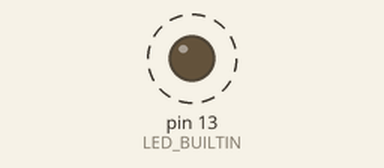
Bench run of a program on a simulated Arduino Uno, built with avr-gcc and run on an emulated ATmega328P. On the bench: output pins drawn as LEDs (lit = HIGH). Wiring (from diagram.json): DS1307 clock at I2C address 0x68. Dashed ring = blinking. The local clock reads 2024-03-15 10:24:30 at power-on unless the program sets it; what the program prints to the serial monitor is not drawn.

Above: at 0.5 s.
Timing chart, 0 to 3.0 s (numbered marks = the images above):
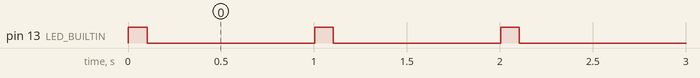

Measured:
- by itself, pin 13 (LED_BUILTIN): alternates HIGH for 0.10 s and LOW for 0.90 s

The program:

main.cpp
```cpp
#include <Arduino.h>
#include "i2c_libs.h"

I2C_Libs i2c;

void ds1703_setTime(uint8_t h, uint8_t m, uint8_t s)
{
  i2c.i2c_start();
  i2c.i2c_write(0xD0); // DS1307 address
  i2c.i2c_write(0);
  i2c.i2c_write(s);
  i2c.i2c_write(m);
  i2c.i2c_write(h);
  i2c.i2c_stop();
}

void ds1703_getTime(uint8_t *h, uint8_t *m, uint8_t *s)
{
  i2c.i2c_start();
  i2c.i2c_write(0xD0); // DS1307 address
  i2c.i2c_write(0);
  i2c.i2c_start();
  i2c.i2c_write(0xD1); // DS1307 address
  *s = i2c.i2c_read(0);
  *m = i2c.i2c_read(0);
  *h = i2c.i2c_read(1);
  i2c.i2c_stop();
}

void setup() {
  Serial.begin(9600);
  pinMode(LED_BUILTIN, OUTPUT);
  i2c.i2c_init();
  ds1703_setTime(12, 30, 0);
}

void loop() {
  uint8_t h, m, s;
  ds1703_getTime(&h, &m, &s);
  Serial.print(h);
  Serial.print(":");
  Serial.print(m);
  Serial.print(":");
  Serial.println(s);
  digitalWrite(LED_BUILTIN, HIGH);
  delay(100);
  digitalWrite(LED_BUILTIN, LOW);
  delay(900);
}
```

i2c_libs.h
```cpp
class I2C_Libs{
    public:
    void i2c_init();
    void i2c_stop();
    void i2c_start();
    unsigned char i2c_read(unsigned char isLast);
    void i2c_write(unsigned char data);
};
```

i2c_libs.cpp
```cpp
#include <avr/io.h>
#include "i2c_libs.h"

void I2C_Libs::i2c_write(unsigned char data)
{
  TWDR = data ;
  TWCR = (1<< TWINT)|(1<<TWEN);
  while ((TWCR & (1 <<TWINT)) == 0);
}

//***************************************************
unsigned char I2C_Libs::i2c_read(unsigned char isLast)
{
  if (isLast == 0)	//send ACK
    TWCR = (1<< TWINT)|(1<<TWEN)|(1<<TWEA); //send ACK
  else
    TWCR = (1<< TWINT)|(1<<TWEN); //send NACK
  while ((TWCR & (1 <<TWINT)) == 0);
  return TWDR;
}

void I2C_Libs::i2c_start()
{
  TWCR = (1 << TWINT) | (1 << TWSTA) | (1 << TWEN);
  while ((TWCR & (1 << TWINT)) == 0);
}

void I2C_Libs::i2c_stop()
{
  TWCR = (1<<TWINT)|(1<<TWEN)|(1<<TWSTO);
}

void I2C_Libs::i2c_init()
{
  TWSR=0x00;	//set prescaler bits  to zero
  TWBR=152;	//SCL frequency is 50K for XTAL = 16M
  TWCR=0x04;	//enable the TWI module
}
```
